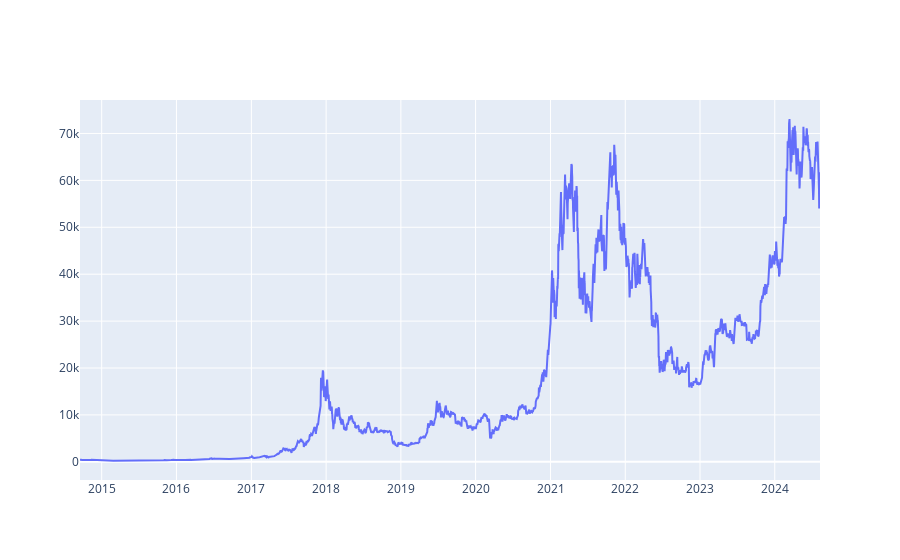

Here is the notebook cell this chart was saved with:
### Code cell
# Graph preço de fechamento
fig = go.Figure()
fig.add_trace(go.Scatter(x=df.ds, y = df.y))

### Figure 1 — Plotly figure (JSON) as saved in the notebook; plotly's stock layout.template omitted (floating-point values rounded to 4 significant figures; data arrays with more than 128 entries replaced by an {"elided": "..."} marker saying what was removed)
{"data": [{"type": "scatter", "x": {"elided": "3615 str values"}, "y": {"elided": "3615 float values"}}], "layout": {}}
